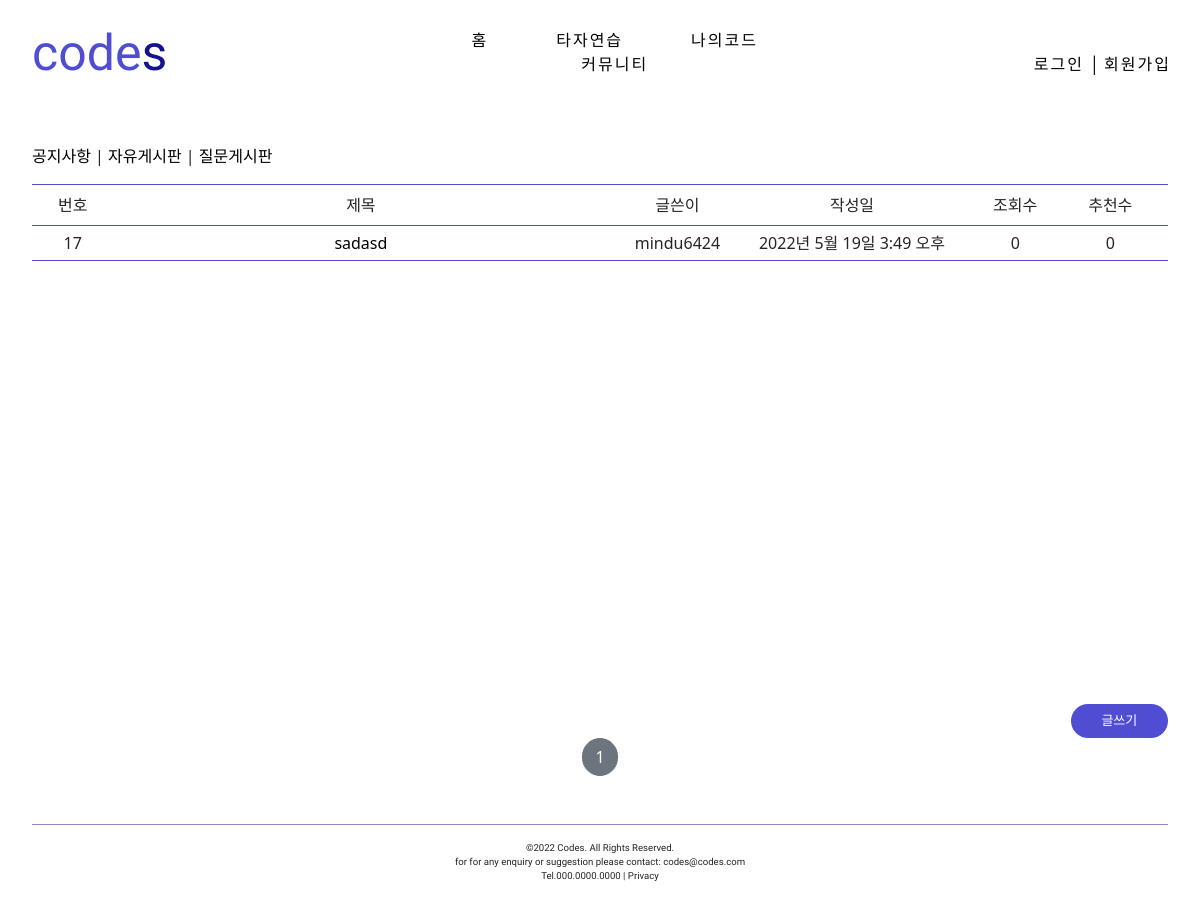
The page /board/detail/10/ on the database as committed earlier.
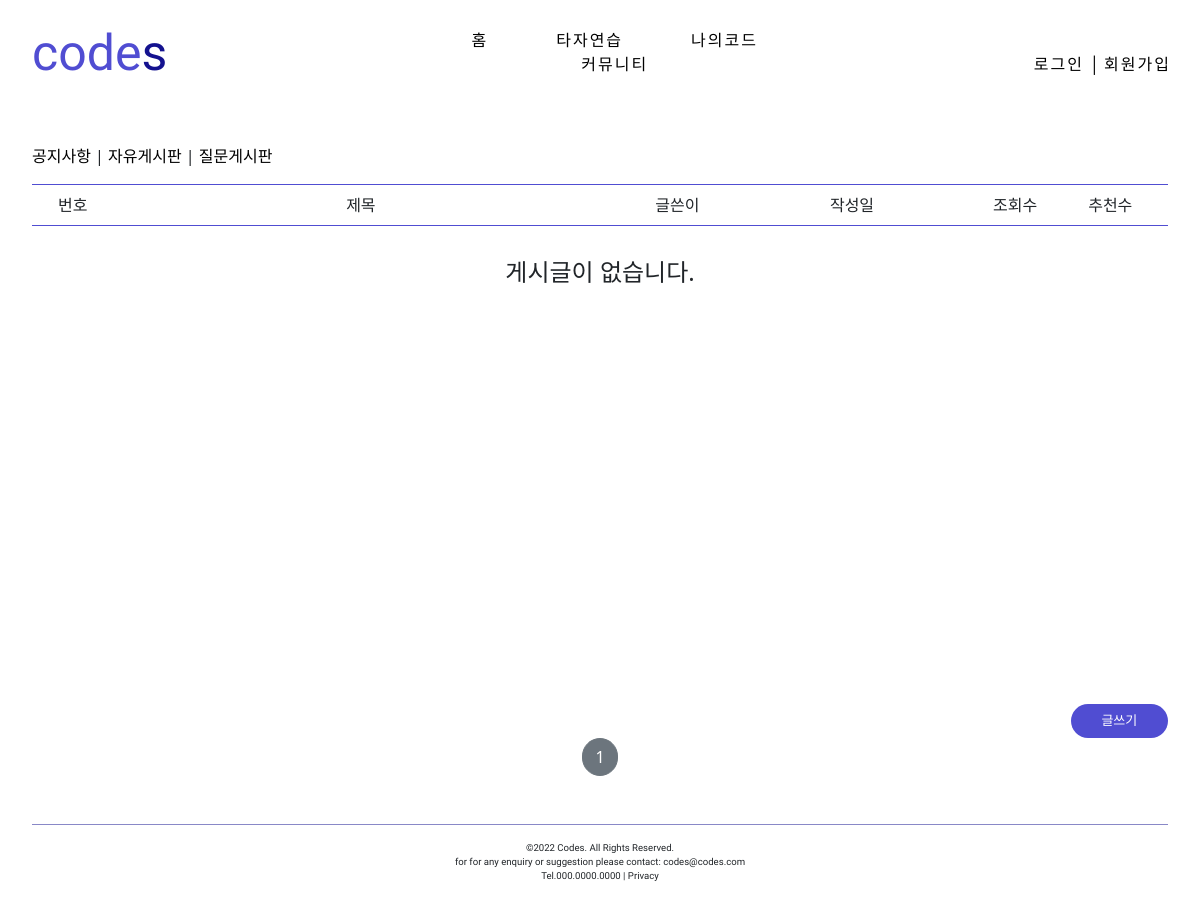
The same page on the database as committed later.
### postapp/models.py (models this page shows, shortened)
class Post(models.Model):
    post_id = models.AutoField(primary_key=True)
    post_title = models.CharField(max_length=256,null=False)
    image = models.ImageField(upload_to='post/', null=False)
    post_content = models.TextField(null=False)
    post_viewnum = models.IntegerField(default=0)
    like_num = models.IntegerField(default=0)
    post_wdate = models.DateTimeField(auto_now_add=True)
    post_mdate = models.DateTimeField(auto_now=True)
    writer = models.ForeignKey(User, on_delete=models.CASCADE, related_name='post', null=False)
    category = models.ForeignKey(PostCategory, on_delete=models.CASCADE, related_name='category', null=False)

### boardapp/views.py (the view)
# urls.py: path('detail/<int:pk>/', CategoryDetailView.as_view(), name='detail'),
class CategoryDetailView(DetailView, MultipleObjectMixin):
    model = PostCategory
    context_object_name = 'target_category'
    template_name = 'boardapp/detail.html'
    paginate_by = 13
    def get_context_data(self, **kwargs):
        object_list = Post.objects.filter(category=self.get_object())
        return super(CategoryDetailView, self).get_context_data(object_list=object_list, **kwargs)

### boardapp/templates/boardapp/detail.html
{% extends 'base.html' %}
{% block content %}
<div style="height: 32rem">
    <div style="margin:3rem 2rem 1rem 2rem;text-align: left;">
        <p>
            <a href="{% url 'boardapp:detail' pk=9 %}" style="text-decoration: none; color: black">공지사항</a>
            |
            <a href="{% url 'boardapp:detail' pk=10 %}" style="text-decoration: none; color: black">자유게시판</a>
            |
            <a href="{% url 'boardapp:detail' pk=11 %}" style="text-decoration: none; color: black">질문게시판</a>
        </p>
    </div>
    <div style="border-top: 1.5px solid #504DD2;border-bottom: 1.5px solid #504DD2;
    margin-right: 2rem;margin-left: 2rem; text-align: center; padding-top: .5rem; padding-bottom: .5rem">
        <div style="display:inline-block; width: 5%;height: auto">번호</div>
        <div style="display:inline-block; width: 45%;">제목</div>
        <div style="display:inline-block; width: 10%;">글쓴이</div>
        <div style="display:inline-block; width: 20%;">작성일</div>
        <div style="display:inline-block; width: 8%;">조회수</div>
        <div style="display:inline-block; width: 8%;">추천수</div>
    </div>
    {% include 'snippets/list_category.html' with post_list=object_list %}
</div>
<div style="margin-top:3rem; margin-right:2rem; text-align: right">
    <a href="{% url 'postapp:create' %}" class="btn text-white rounded-pill col-1 px-3" style="background-color: #504DD2;font-size: small">
        글쓰기
    </a>
    </div>
    {% include 'snippets/pagination.html' with page_obj=page_obj %}
{% endblock %}

### templates/snippets/list_category.html
<div>
    {% if post_list %}
    <div style="text-align: center;margin-left: 2rem;margin-right: 2rem">
    {% for list in post_list %}
        <div style="border-bottom: 1px solid #504DD2;text-align: center;padding-top: .3rem; padding-bottom: .3rem">
        <div style="display:inline-block; width: 5%;">
            {{ list.post_id }}
        </div>
        <div style="display:inline-block; width: 45%;">
            <a href="{% url 'postapp:detail' pk=list.pk %}" style="text-decoration: none; color: black">
                <div style="margin:0rem;padding: 0rem">
                    {{ list.post_title | truncatechars:15 }}
                </div>
            </a>
        </div>
        <div style="display:inline-block; width: 10%;">
            {{ list.writer }}
        </div>
        <div style="display:inline-block; width: 20%;">
            {{ list.post_wdate }}
        </div>
        <div style="display:inline-block; width: 8%;">
            {{ list.post_viewnum }}
        </div>
        <div style="display:inline-block; width: 8%;">
            {{ list.like_num }}
        </div>
    </div>
    {% endfor %}
    </div>
    {% else %}
    <div style="text-align: center;margin-top: 2rem">
        <h4>게시글이 없습니다.</h4>
    </div>
    {% endif %}
</div>

Rows that differ between the two databases and show on the page:
removed Post: post_id "17", post_title "sadasd", writer "mindu6424", post_wdate "2022년 5월 19일 3:49 오후", post_viewnum "0", like_num "0"
Other text that changed with them:
text now shown: "게시글이 없습니다."
